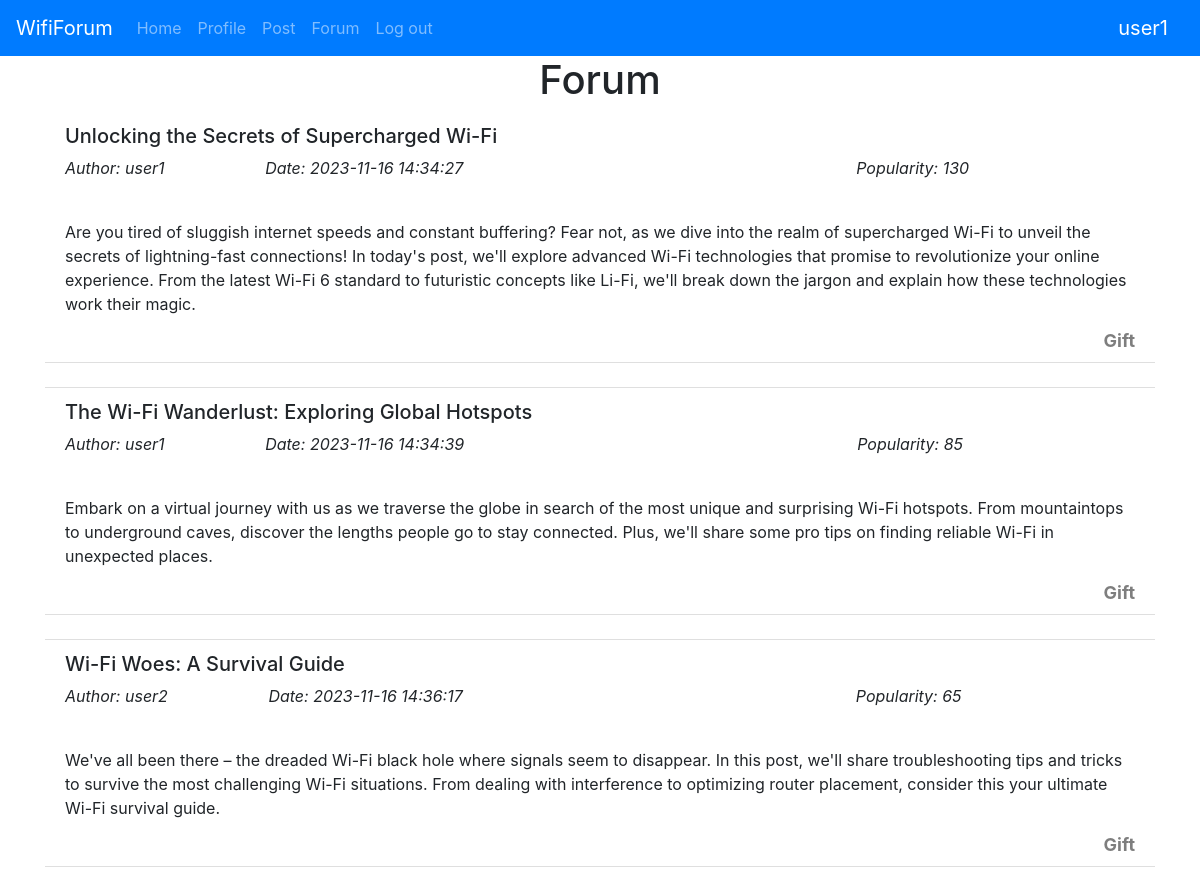
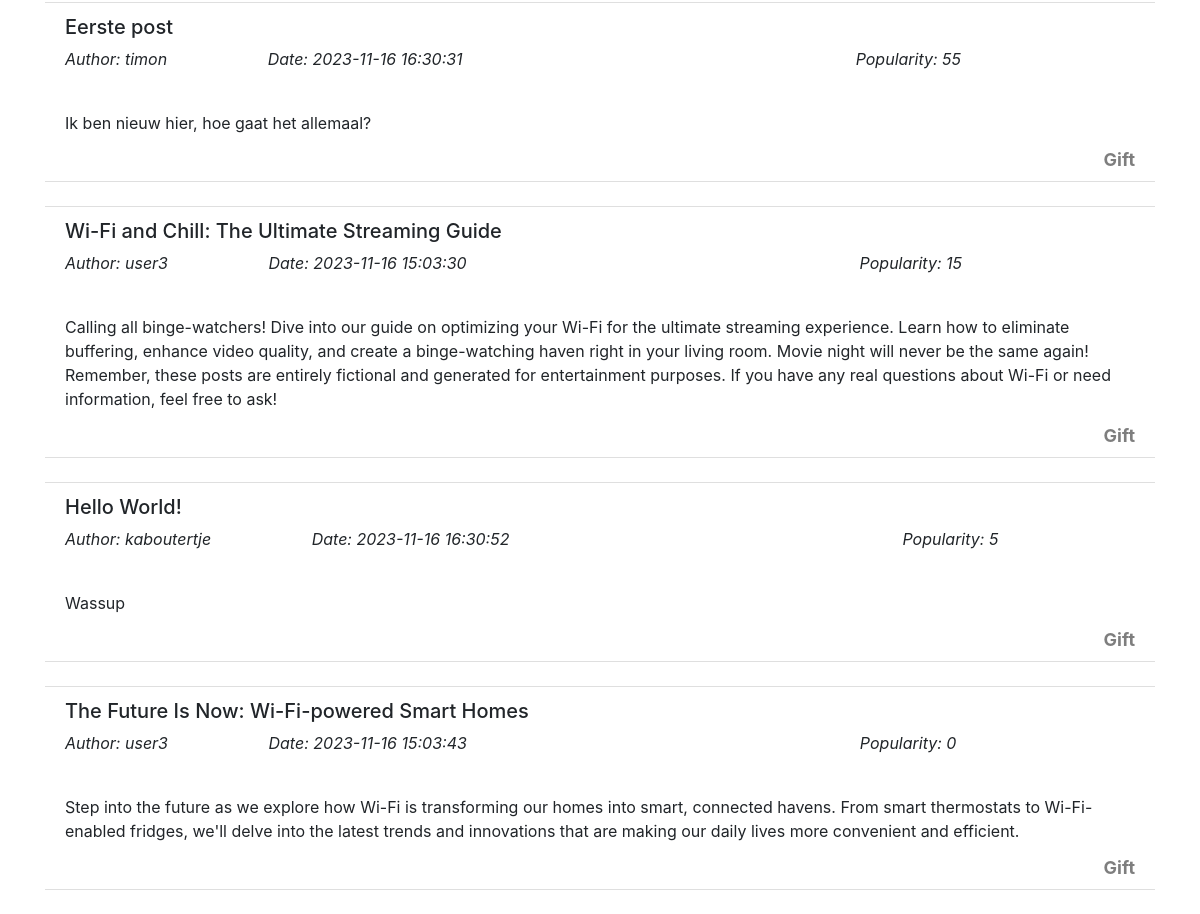
The page /forum (signed in) on the database its author committed (2 pictures, top to bottom).
### website/models.py (models this page shows)
class User(db.Model, UserMixin):
    id = db.Column(db.Integer, primary_key=True)
    email = db.Column(db.String(150), unique=True)
    password = db.Column(db.String(150))
    username = db.Column(db.String(150), unique=True)
    credit = db.Column(db.Integer)
    posts = db.relationship('Post')

class Post(db.Model):
    id = db.Column(db.Integer, primary_key=True)
    username = db.Column(db.String(150))
    title = db.Column(db.String(255))
    content = db.Column(db.Text)
    date = db.Column(db.DateTime(timezone=True), default=func.now())
    user_id = db.Column(db.Integer, db.ForeignKey('user.id'))
    credit = db.Column(db.Integer)

### website/views.py (the view)
@view.route('/forum', methods=['GET'])
def forum():
    username = request.form.get('username')
    posts = Post.query.order_by(desc(Post.credit)).all()
    return render_template('forum.html', user=current_user, posts=posts)

### website/__init__.py (called while the page is built)
def create_app():
    app = Flask(__name__)
    app.config['SECRET_KEY'] = 'abc' #Dit zorgt voor een encryptie van de data cookies en sessie data, je kan dit ook gwn disablen als het problemen veroorzaakt
    app.config['SQLALCHEMY_DATABASE_URI'] = f'sqlite:///{DB_NAME}'
    db.init_app(app)
    from .views import view
    from .auth import auth
    app.register_blueprint(view, url_prefix='/')
    app.register_blueprint(auth, url_prefix='/')
    from .models import User, Post
    create_database(app)
    login_manager = LoginManager()
    login_manager.login_view = 'auth.login'
    login_manager.init_app(app)
    @login_manager.user_loader
    def load_user(id):
        return User.query.get(int(id))
    return app

### website/templates/forum.html (shortened to what this page needs)
{% extends "base.html" %} {% block title %}Forum{% endblock %} {% block
content%}
<h1 align="center">Forum</h1>
<ul class="list-group list-group-flush" id="notes">
  {% for post in posts %}
  <li class="list-group-item">
    <h5>{{ post.title }}</h5>
    <p>
      <i
        >Author: {{ post.username }} &emsp;&emsp;&emsp;&emsp;&emsp;&emsp;Date:
        {{post.date}}
        &emsp;&emsp;&emsp;&emsp;&emsp;&emsp;&emsp;&emsp;&emsp;&emsp;&emsp;&emsp;&emsp;&emsp;&emsp;&emsp;&emsp;&emsp;&emsp;&emsp;&emsp;&emsp;&emsp;&emsp;
        Popularity: {{post.credit}}
      </i>
    </p>
    <br />
    <p>{{ post.content }}</p>
    <button
      class="close"
      style="font-size: 18px"
      type="button"
      onClick="donation({{ post.id }})"
    >
      Gift
    </button>
  </li>
  <br />{% endfor %}
</ul>
{% endblock %}

### website/templates/base.html (shortened to what this page needs)
<!DOCTYPE html>
<html>
  <head>
    <link
      rel="stylesheet"
      href="https://stackpath.bootstrapcdn.com/bootstrap/4.4.1/css/bootstrap.min.css"
    />
    <link
      rel="stylesheet"
      href="https://stackpath.bootstrapcdn.com/font-awesome/4.7.0/css/font-awesome.min.css"
    />
  </head>
  <body>
    <nav class="navbar navbar-expand-lg navbar-dark bg-primary">
      <a class="navbar-brand" href="#">WifiForum</a>
      <div class="'collapse navbar-collapse" id="navbar">
        <div class="navbar-nav">
          {% if user.is_authenticated %}
          <a class="nav-item nav-link" id="home" href="/"> Home </a>
          <a class="nav-item nav-link" id="profile" href="/profile">
            Profile
          </a>
          <a class="nav-item nav-link" id="post" href="/post"> Post </a>
          <a class="nav-item nav-link" id="logout" href="/forum"> Forum </a>
          <a class="nav-item nav-link" id="logout" href="/logout"> Log out </a>
          {% else %}
          <a class="nav-item nav-link" id="home" href="/"> Home </a>
          <a class="nav-item nav-link" id="login" href="/login"> Login </a>
          <a class="nav-item nav-link" id="sign-up" href="/signup"> Signup </a>
          {% endif %}
        </div>
      </div>
      <div class="topnav-right">
        {% if user.is_authenticated %}
        <a class="navbar-brand" href="/profile">{{user.username}}</a>
        {% endif %}
      </div>
    </nav>
    <div class="container">{%block content%} {%endblock %}</div>
  </body>
</html>

### rows shown on the page
User: username "user1"
Post: title "Unlocking the Secrets of Supercharged Wi-Fi", username "user1", date "2023-11-16 14:34:27", credit "130", content "Are you tired of sluggish internet speeds and constant buffering? Fear not, as we dive into the realm of supercharged Wi-Fi to unveil the secrets of lightning-fast connections! In today's post, we'll explore advanced Wi-Fi technologies that promise to revolutionize your online experience. From the latest Wi-Fi 6 standard to futuristic concepts like Li-Fi, we'll break down the jargon and explain how these technologies work their magic."
Post: title "The Wi-Fi Wanderlust: Exploring Global Hotspots", username "user1", date "2023-11-16 14:34:39", credit "85", content "Embark on a virtual journey with us as we traverse the globe in search of the most unique and surprising Wi-Fi hotspots. From mountaintops to underground caves, discover the lengths people go to stay connected. Plus, we'll share some pro tips on finding reliable Wi-Fi in unexpected places."
Post: title "Wi-Fi Woes: A Survival Guide", username "user2", date "2023-11-16 14:36:17", credit "65", content "We've all been there – the dreaded Wi-Fi black hole where signals seem to disappear. In this post, we'll share troubleshooting tips and tricks to survive the most challenging Wi-Fi situations. From dealing with interference to optimizing router placement, consider this your ultimate Wi-Fi survival guide."
Post: title "Eerste post", username "timon", date "2023-11-16 16:30:31", credit "55", content "Ik ben nieuw hier, hoe gaat het allemaal?"
Post: title "Wi-Fi and Chill: The Ultimate Streaming Guide", username "user3", date "2023-11-16 15:03:30", credit "15", content "Calling all binge-watchers! Dive into our guide on optimizing your Wi-Fi for the ultimate streaming experience. Learn how to eliminate buffering, enhance video quality, and create a binge-watching haven right in your living room. Movie night will never be the same again! Remember, these posts are entirely fictional and generated for entertainment purposes. If you have any real questions about Wi-Fi or need information, feel free to ask!"
Post: title "Hello World!", username "kaboutertje", date "2023-11-16 16:30:52", credit "5", content "Wassup"
Post: title "The Future Is Now: Wi-Fi-powered Smart Homes", username "user3", date "2023-11-16 15:03:43", credit "0", content "Step into the future as we explore how Wi-Fi is transforming our homes into smart, connected havens. From smart thermostats to Wi-Fi-enabled fridges, we'll delve into the latest trends and innovations that are making our daily lives more convenient and efficient."
